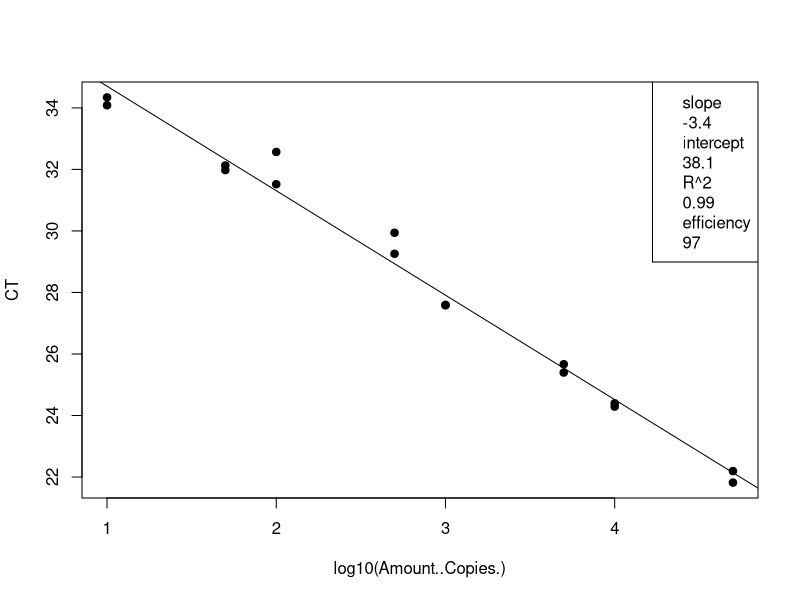
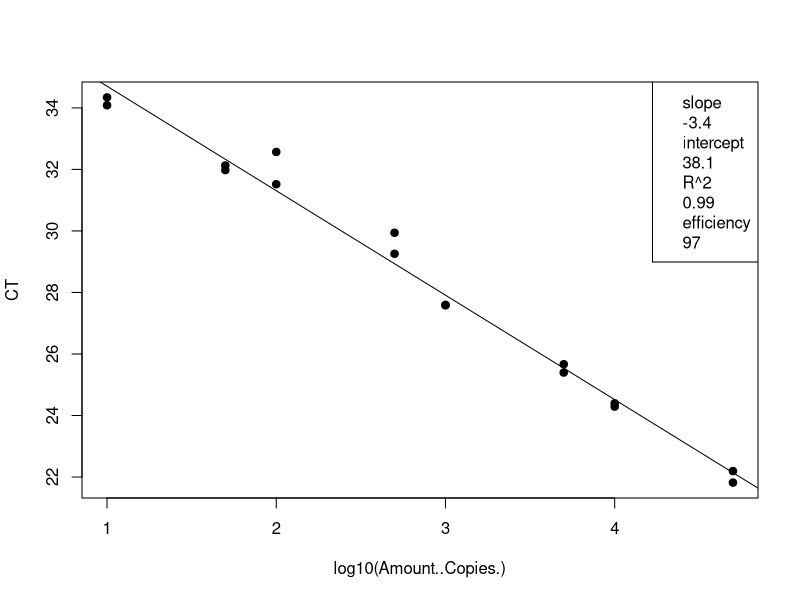
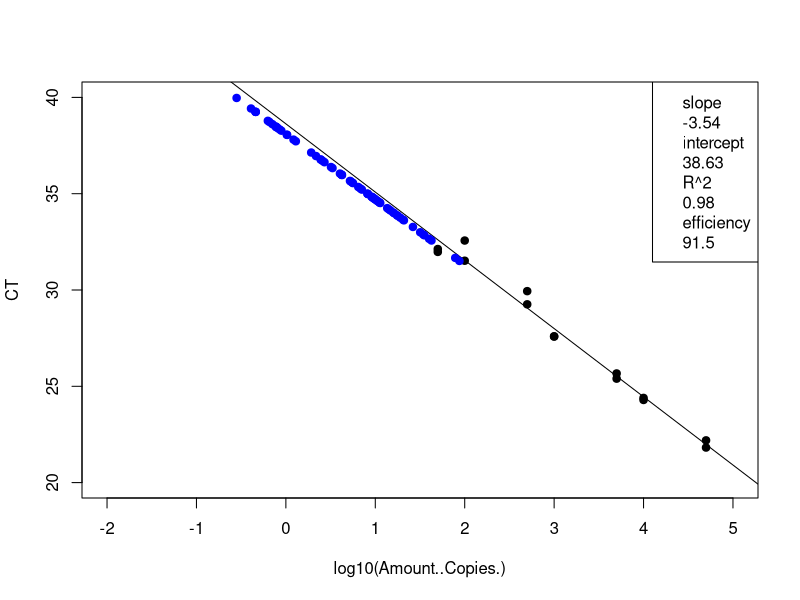
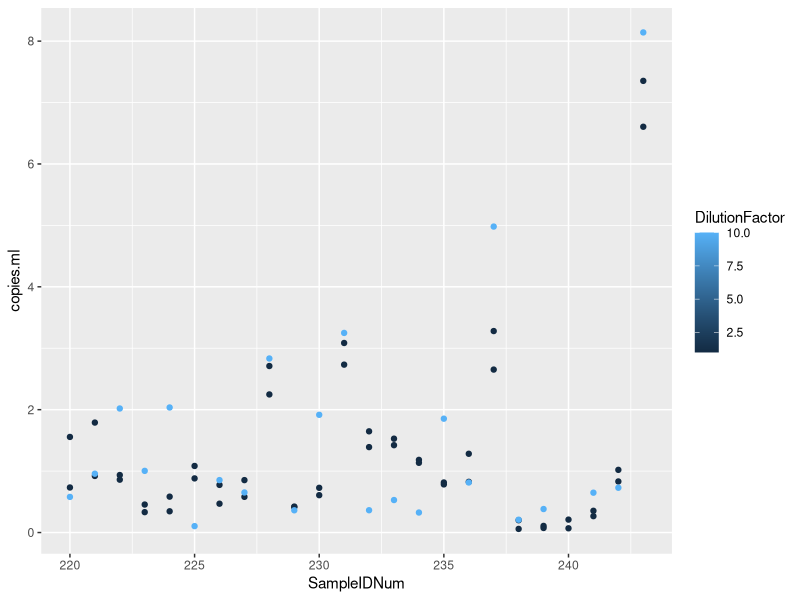

Reproduce these figures in R, in order.
## ---- chunk 1
knitr::opts_chunk$set(echo = TRUE)

## ---- chunk 2
# load the data (note data file must be in this repository)
data <- read.csv("Plate10_Entero_qPCRConversion.csv")
View(data)

# clean up the data file (there is some stuff at the bottom and extra blank rows)
#data <- data[-68:-70,] # This removes rows 92-95
View(data)

# assign to the correct data class #warning message about NAs is OK
class(data$CT) # check the data class type
data$CT <- as.numeric(as.character(data$CT)) # change to numeric
data$Amount..Copies. <- as.numeric(as.character(data$Amount..Copies.)) # change to numeric
## ---- chunk 3
# linear regression of standard curve
standards = data[1:16,]
standardCurve <- lm(CT ~ log10(Amount..Copies.), data = standards)
  
standardCurvePlot <- plot(CT ~ log10(Amount..Copies.), data = standards, pch=19) 
abline(coef(standardCurve)) 
legend("topright", legend=c(paste= "slope", round(standardCurve$coefficients[2], 2), 
                            paste= "intercept", round(standardCurve$coefficients[1], 2), 
                            paste= "R^2", round(summary(standardCurve)$r.squared, 2),
                            paste = "efficiency", round((10^(-1/standardCurve$coefficients[2])-1)*100, 1)))
## ---- chunk 4
# remove standards that sucked and redo analysis NOT NEEDED 21 Jan 2020
#standards <- standards[-15:-16,] # uncomment this line and change which rows to remove
standardCurve <- lm(CT ~ log10(Amount..Copies.), data = standards)

standardCurvePlot <- plot(CT ~ log10(Amount..Copies.), data = standards, pch=19)
abline(coef(standardCurve))
col = "blue"
legend("topright", legend=c(paste= "slope", round(standardCurve$coefficients[2], 2),
                            paste= "intercept", round(standardCurve$coefficients[1], 2),
                            paste= "R^2", round(summary(standardCurve)$r.squared, 2),
                            paste = "efficiency", round((10^(-1/standardCurve$coefficients[2])-1)*100, 1)))
## ---- chunk 5
# data set of unknowns including info on standard curve
#unknowns = subset(data, Name == "UNKNOWN")
unknowns = data[17:88,]
#unknowns <- unknowns[-1:-3,] # uncomment this line and change which rows to remove if these samples were outside of the standard curve

# add new columns to the data table
unknowns$plate_num = 1 #change to the actual plate number
unknowns$standard_slope = standardCurve$coefficients[2]
unknowns$standard_intercept = standardCurve$coefficients[1]
unknowns$R2 = summary(standardCurve)$r.squared
unknowns$efficiency =  (10^(-1/standardCurve$coefficients[2])-1)*100
  
# add a new column that interpolates copies/well from Ct for the unknowns
unknowns$log.copies.well = ((unknowns$CT - standardCurve$coefficients[1])/standardCurve$coefficients[2])
unknowns$copies.well = 10^unknowns$log.copies.well

# copies/ul extract accounting for dilution factor
vol.well = 3 #qPCR template volume in ul
unknowns$vol.well = vol.well
unknowns$copies.ul = ((unknowns$copies.well/vol.well)*unknowns$DilutionFactor)

# copies/extraction
vol.elution = 110 #DNA extraction elution volume in ul
unknowns$vol.elution = vol.elution
unknowns$copies.extraction = (unknowns$copies.ul*vol.elution)

# copies/ml #Volume is volume of sample filtered in mL
unknowns$copies.ml = (unknowns$copies.extraction/unknowns$Volume)


## ---- chunk 6
standards <- standards[-15:-16,] # uncomment this line and change which rows to remove
standardCurve <- lm(CT ~ log10(Amount..Copies.), data = standards)

standardCurvePlot <- plot(CT ~ log10(Amount..Copies.), data = standards, pch=19, ylim=c(20,40), xlim=c(-2,5))
abline(coef(standardCurve))
col = "blue"
legend("topright", legend=c(paste= "slope", round(standardCurve$coefficients[2], 2),
                            paste= "intercept", round(standardCurve$coefficients[1], 2),
                            paste= "R^2", round(summary(standardCurve)$r.squared, 2),
                            paste = "efficiency", round((10^(-1/standardCurve$coefficients[2])-1)*100, 1)))

unknowns = unknowns[1:72,]
standardCurve <- lm(CT ~ log10(copies.well), data = unknowns)

standardCurvePlot <- points(CT ~ log10(copies.well), data = unknowns, pch=19, col = "blue")


#abline(coef(standardCurve))
#legend("topright", legend=c(paste= "slope", round(standardCurve$coefficients[2], 2),
                            #paste= "intercept", round(standardCurve$coefficients[1], 2),
                            #paste= "R^2", round(summary(standardCurve)$r.squared, 2),
                            #paste = "efficiency", round((10^(-1/standardCurve$coefficients[2])-1)*100, 1)))
## ---- chunk 7
# make a plot that compares the diluted to undiluted replicates for each sample including dilution factor
library("ggplot2")
unknowns$SampleIDNum <- as.numeric(as.character(unknowns$SampleIDNum)) # change to numeric
replicates = unknowns[1:72,]
#replicates <- replicates[-18,] # This removes rows (B11)
#replicates <- replicates[-32,] # This removes rows (D8)
#replicates <- replicates[-55,] # This removes rows (G5)
qplot(SampleIDNum,copies.ml, data=replicates, col=DilutionFactor)
## ---- chunk 8
# write csv file
write.csv(unknowns, file = "Plate10_Entero_ConvertedData.csv", row.names=FALSE, na="")

# average the replicates (if not strongly inhibited) and make a new file
library(dplyr)
data.average = unknowns %>% group_by(SampleIDNum) %>% summarise(copies.ml = mean(copies.ml, na.rm = T))
write.csv(data.average, file = "Plate10_Entero_Averaged.csv", row.names=FALSE, na="")
